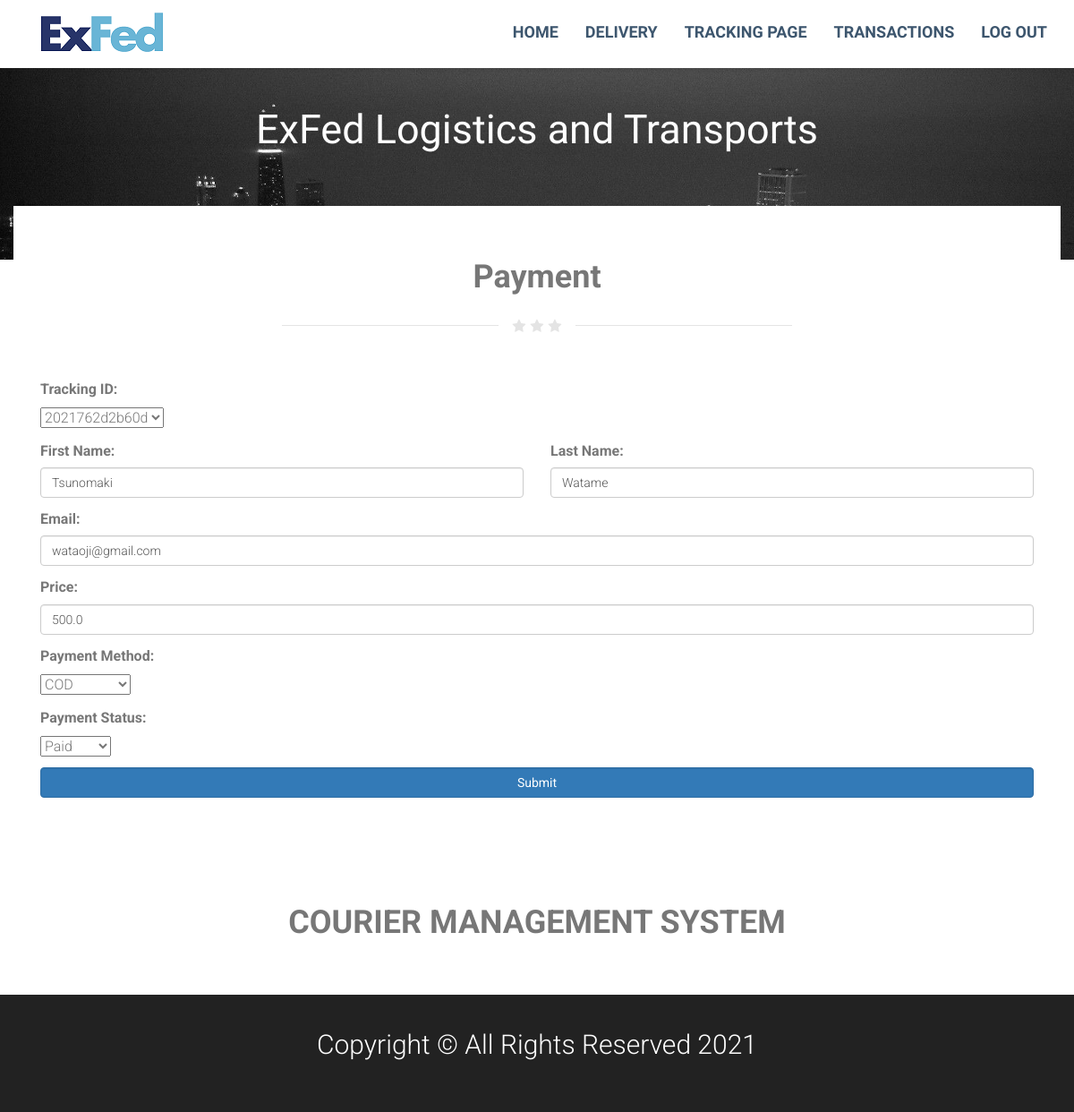
Screenshot of /updatepayment/2021767101b27/ (signed in) with the database file from the repository.
### cms/models.py (models this page shows, shortened)
class Payment(models.Model):
	STATUS = (('Pending','Pending'),
			 ('Paid', 'Paid'))
	METHOD = (('COD','COD'),
			  ('Credit Card','Credit Card'),
			  ('Paypal','Paypal'))
	shipment = models.ForeignKey(Delivery, null = True, on_delete = models.SET_NULL)
	bill_fn = models.CharField(max_length = 200, null = True)
	bill_sn = models.CharField(max_length = 200, null = True)
	bill_email = models.CharField(max_length = 200, null = True)
	price = models.FloatField(null = True, default = 500)
	pay_method = models.CharField(max_length = 11, null = True, choices = METHOD)
	pay_status = models.CharField(max_length = 11, choices = STATUS, default= 'Pending')
	transaction_id = models.CharField(primary_key = True, default = create_id, editable = False, max_length = 10)

### cms/views.py (the view)
# urls.py: path('updatepayment/<str:pk>/', views.updatepayment, name="updatepayment"),
@login_required(login_url='login')
def updatepayment(request, pk):
	payment = Payment.objects.get(transaction_id=pk)
	form = PaymentForm(instance=payment)
	if request.method == 'POST':
		form = PaymentForm(request.POST, instance=payment)
		if form.is_valid():
			form.save()
			return redirect('pay_tables')
	context= {'form':form, 'payment': payment}
	return render(request, 'cms/updatepayment.html',context)

### cms/forms.py
class PaymentForm(ModelForm):
	class Meta:
		model = Payment
		fields = ['bill_fn', 'bill_sn', 'bill_email', 'price','pay_method', 'shipment', 'pay_status']
		widgets = {
			'bill_fn': TextInput(attrs = {
				'class' : 'form-control'
				}),
			'bill_sn': TextInput(attrs = {
				'class': "form-control"
				}),
			'bill_email': TextInput(attrs = {
				'class': "form-control"
				}),
			'price': TextInput(attrs = {
				'class': "form-control"
				}),
		}

### cms/models.py (called while the page is built)
	def __str__(self):
		return self.id

### cms/templates/cms/updatepayment.html (shortened to what this page needs)
{% extends 'cms/navbar_in.html' %}
{% load static %}
{% block content %}
        <section class="item content">
        <div class="container toparea">
            <div class="underlined-title">
                <div class="editContent">
                    <h1 class="text-center">Payment</h1>
                </div>
                <div class="wow-hr type_short">
                    <span class="wow-hr-h">
                    <i class="fa fa-star"></i>
                    <i class="fa fa-star"></i>
                    <i class="fa fa-star"></i>
                    </span>
                </div>
            </div>
        </div>
        </section>
        <div class = "container">
            <form method="POST" action="">
                <div class = "col-md-12 dropdown">
                    <label>Tracking ID:</label>
                    <p> {{form.shipment}} </p>
                </div>
                <div class = "col-md-6">
                    <label>First Name:</label>
                    <p> {{form.bill_fn}} </p>
                </div>
                <div class = "col-md-6">
                    <label>Last Name:</label>
                    <p> {{form.bill_sn}} </p>
                </div>
                <div class = "col-md-12">
                    <label>Email:</label>
                    <p> {{form.bill_email}} </p>
                </div>
                <div class = "col-md-12">
                    <label>Price:</label>
                    <p> {{form.price}} </p>
                </div>
                <div class = "col-md-12">
                    <label>Payment Method:</label>
                    <p> {{form.pay_method}} </p>
                </div>
                <div class = "col-md-12">
                    <label>Payment Status:</label>
                    <p> {{form.pay_status}} </p>
                </div>
                <div class = "col-md-12">
                    <input type="submit" class = "btn btn-primary form-control" name="PAY">
                </div>
            </form>
        </div>
{% endblock %}

### cms/static/css/style.css (style rules this page uses)
body { font-family: Roboto; font-weight: 300; font-size: 16px; color: #777; line-height: 1.7; }
h1, h2, h3, h4, h5, h6 { font-family: Roboto; font-weight: 700; }
.item.content, .item.portfolio, .item.team, .item.pricing, .item.contact { padding-top: 40px; padding-bottom: 0px; }
.toparea { background: #fff; margin-top: -100px; padding-top: 30px; }
.wow-hr { position: relative; font-size: 0; text-align: center; height: 24px; margin: auto; margin-top: 2%; margin-bottom: 3%; width: 50%; padding: 2px 0; overflow: hidden; clear: both; }
.wow-hr-h:before { left: -13px; margin-left: -50%; background: #f7f7f7; }
.wow-hr-h:after { left: 13px; margin-right: -50%; }
.wow-hr-h:before, .wow-hr-h:after { display: inline-block; content: ""; height: 1px; width: 50%; margin-top: 9px; vertical-align: top; position: relative; background-color: #e4e4e4; }
.wow-hr-h i { font-size: 16px; line-height: 20px; height: 20px; width: 20px; vertical-align: top; text-align: center; color: #e4e4e4; }

### rows the page displays
Payment: shipment "2021762d2b60d", bill_fn "Tsunomaki", bill_sn "Watame", bill_email "wataoji@gmail.com", price "500.0", pay_method "COD", pay_status "Paid"
